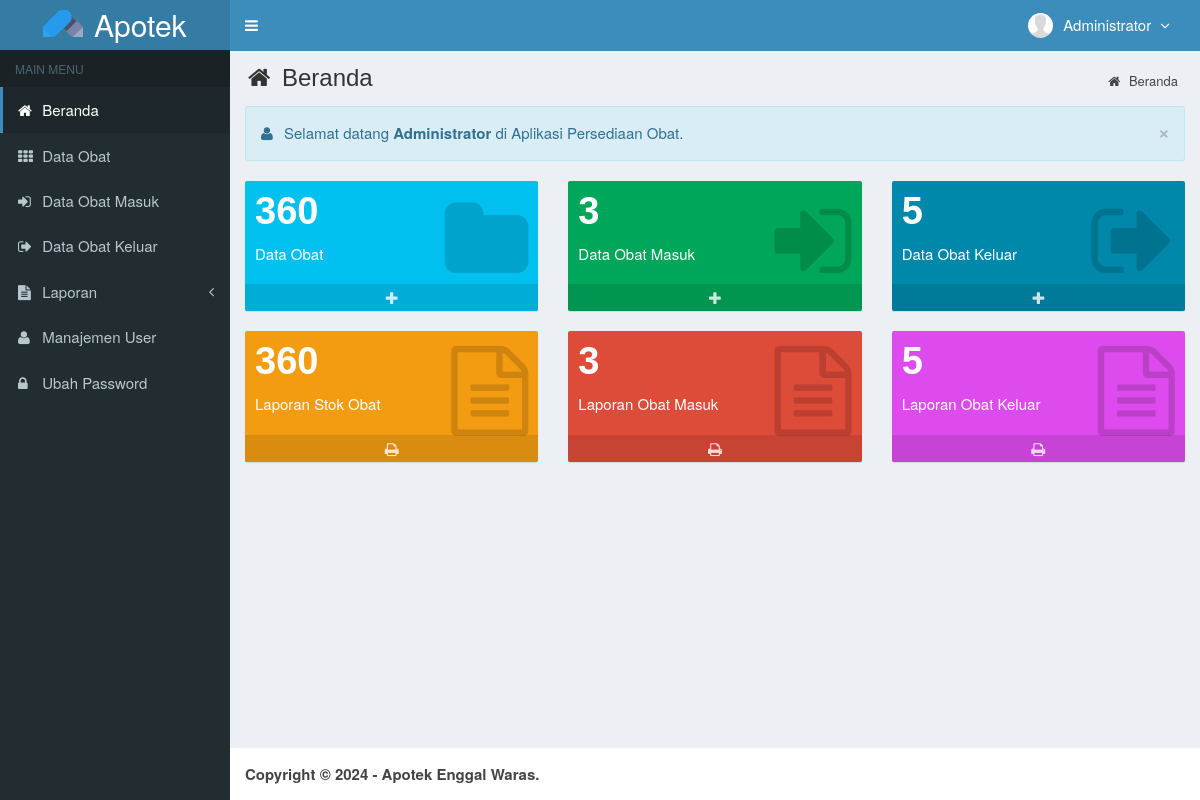
/main.php?module=beranda (signed in), run on the app's committed database.
### tables this page shows
CREATE TABLE `users` (
  `id_user` int(3) NOT NULL,
  `username` varchar(50) NOT NULL,
  `nama_user` varchar(50) NOT NULL,
  `password` varchar(50) NOT NULL,
  `email` varchar(50) DEFAULT NULL,
  `telepon` varchar(13) DEFAULT NULL,
  `foto` varchar(100) DEFAULT NULL,
  `hak_akses` enum('Admin','Owner','Gudang') DEFAULT NULL,
  `status` enum('aktif','blokir') NOT NULL DEFAULT 'aktif',
  `created_at` timestamp NOT NULL DEFAULT CURRENT_TIMESTAMP,
  `updated_at` timestamp NOT NULL DEFAULT CURRENT_TIMESTAMP ON UPDATE CURRENT_TIMESTAMP
);

### top-menu.php (the view, shortened to what this page needs)
<?php
$query = mysqli_query($mysqli, "SELECT id_user, nama_user, foto, hak_akses FROM users WHERE id_user='$_SESSION[id_user]'")
  or die('Ada kesalahan pada query tampil Manajemen User: ' . mysqli_error($mysqli));
$data = mysqli_fetch_assoc($query);
?>
<li class="dropdown user user-menu">
  <a href="#" class="dropdown-toggle" data-toggle="dropdown">
    <img src="<?= $data['foto'] == "" ? 'images/user/user-default.png' : 'images/user/' . $data['foto'] ?>" class="user-image" alt="User Image" />
    <span class="hidden-xs"><?= $data['nama_user'] ?> <i style="margin-left:5px" class="fa fa-angle-down"></i></span>
  </a>
</li>

### assets/css/style.css (style rules this page uses)
body { background-color: #fff; color: #333; font-size: 15px; line-height: 1.42857; }

### data on the page
users: foto (picture), nama_user "Administrator"

### other printed values
$_SESSION['nama_user'] "Administrator"
get_jumlah_data_obat() "360"
get_jumlah_data_obat_masuk() "3"
get_jumlah_data_obat_keluar() "5"
